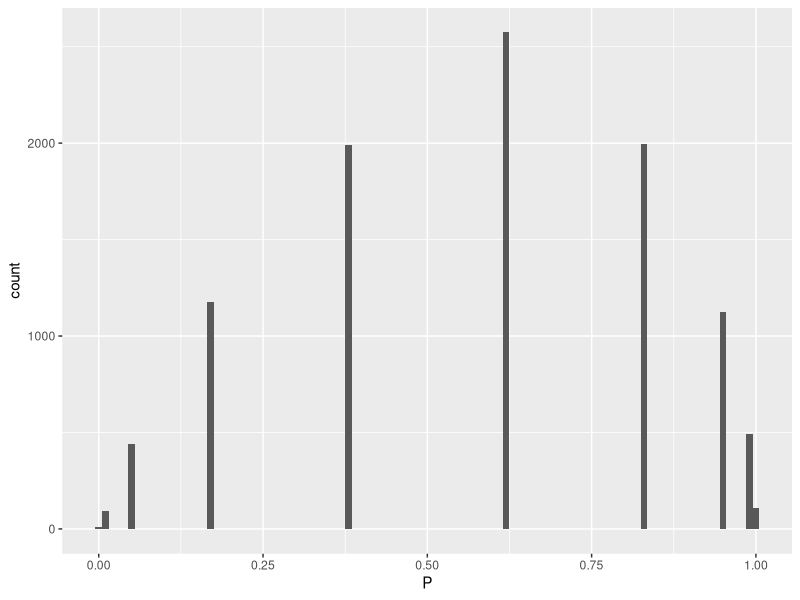
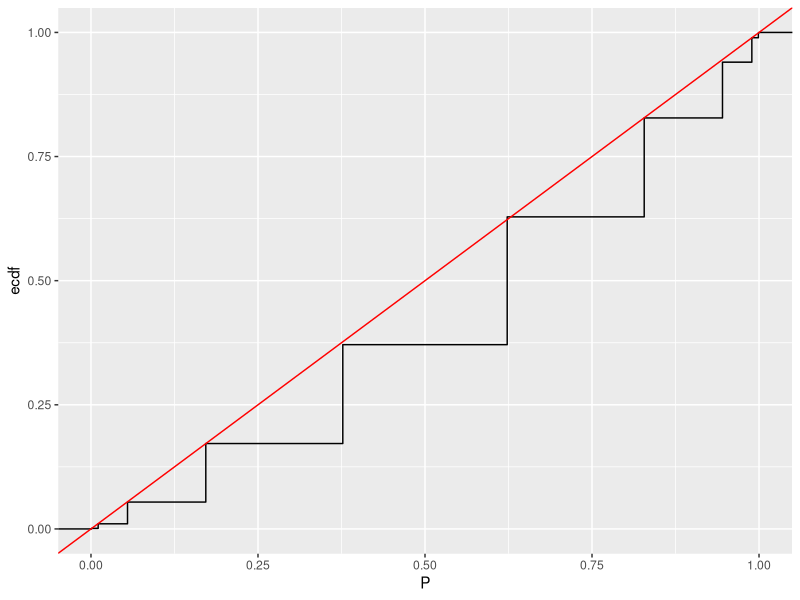
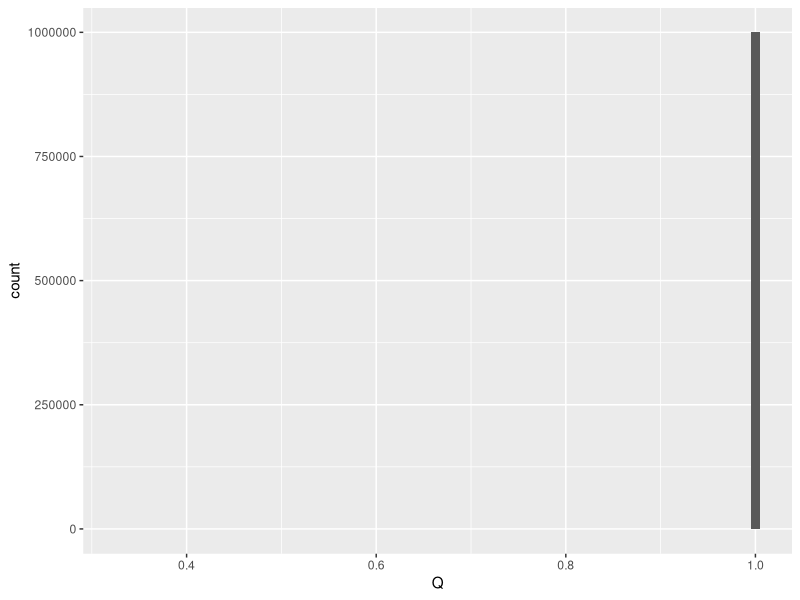
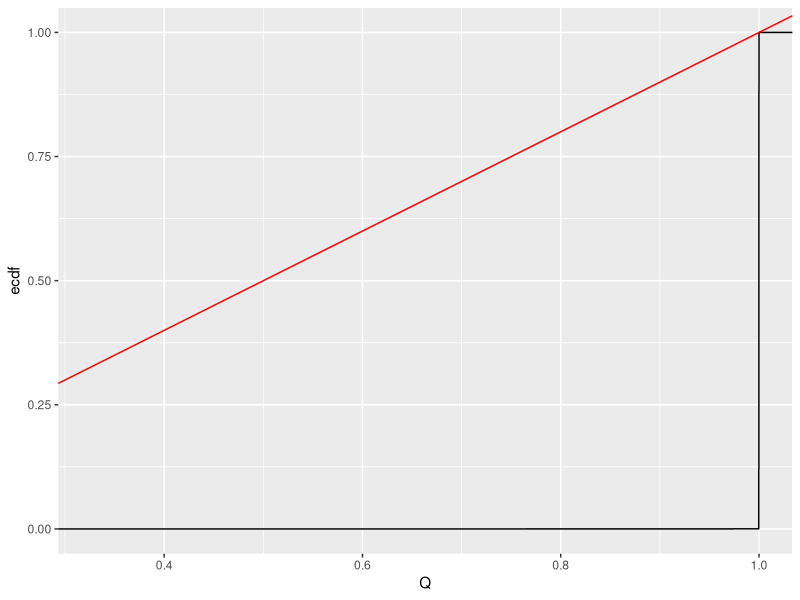
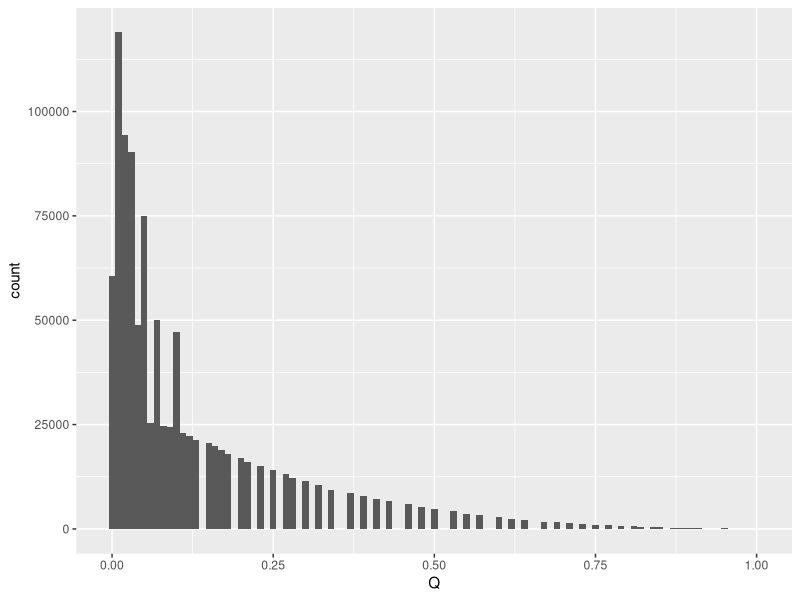
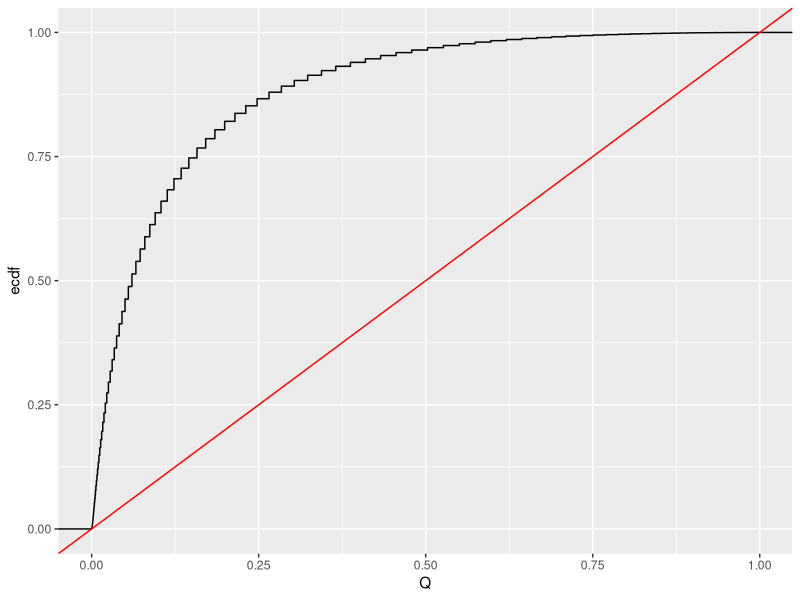
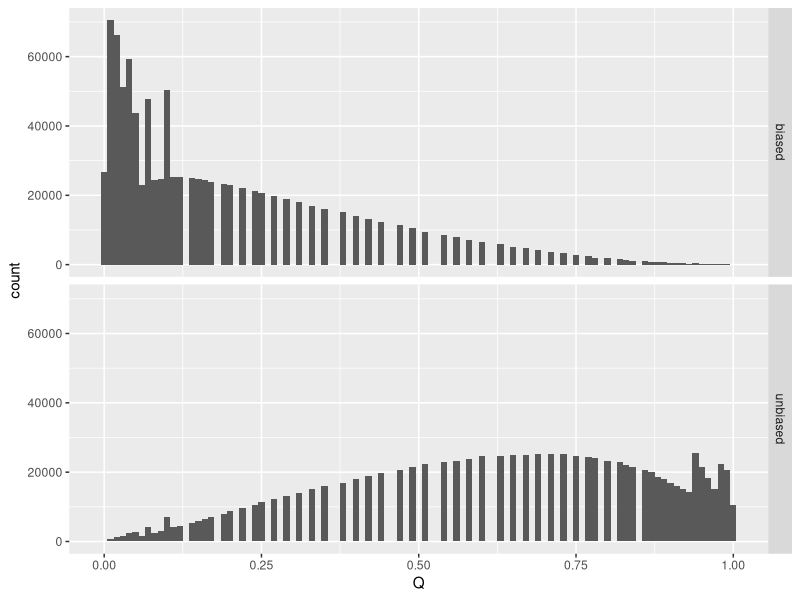
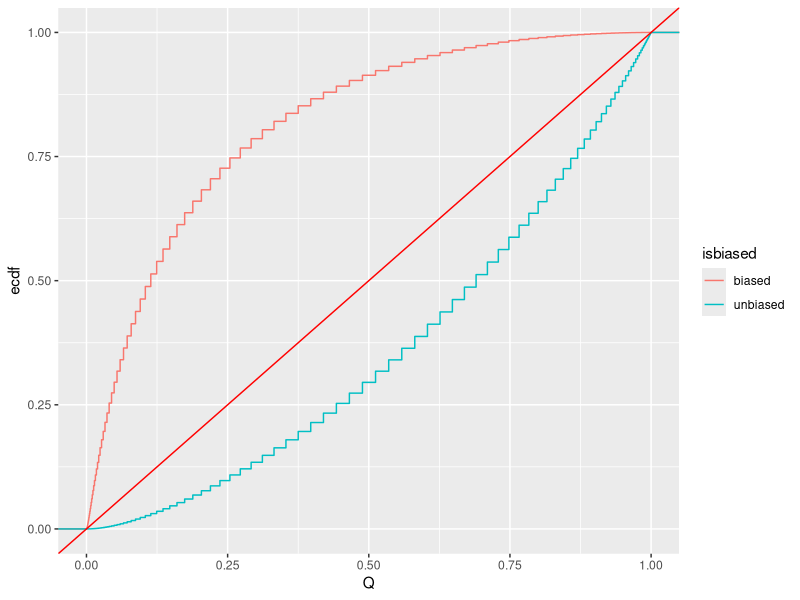

Here is the R script that generated these plots, in order:
## ---- chunk 1
knitr::opts_chunk$set(echo = TRUE)
## ---- chunk 2
library(ggplot2)
## ---- chunk 3
numFlips = 10;
numCoins = 10000;
# rbinom returns random numbers generated from the binomial distribution (e.g. coin flips), with the probability of heads=0.5
coinFlips = data.frame(heads = rbinom(numCoins, numFlips, prob = 0.5))
#pbinom returns the p-value of observing the given number of successes (e.g. heads) given however many trials (e.g. flips), and the null hypothesis probability of success (0.5 for unbiased)
coinFlips$P = pbinom(coinFlips$heads, numFlips, prob=0.5)
## ---- chunk 4
p =  ggplot(coinFlips, aes(x=P)) + geom_histogram(binwidth = 0.01) ; print(p)
## ---- chunk 5
p =  ggplot(coinFlips, aes(x=P)) + stat_ecdf() + geom_abline(slope=1, intercept = 0, colour="red"); print(p)

## ---- chunk 6
numFlips = 1000;
numCoins = 1000000;
coinFlips = data.frame(heads = rbinom(numCoins, numFlips, 0.5))
coinFlips$P = pbinom(coinFlips$heads, numFlips, prob=0.5)
## ---- chunk 7
min(coinFlips$P)
## ---- chunk 8
numFlips = 1000;
numCoins = 1000000;
coinFlipsUnbiased = data.frame(heads = rbinom(numCoins, numFlips, 0.5))
coinFlipsUnbiased$P = pbinom(coinFlipsUnbiased$heads, numFlips, prob=0.5)
coinFlipsUnbiased$Q = p.adjust(coinFlipsUnbiased$P, method="BH")
coinFlipsUnbiased$isbiased="unbiased"

#Coin flips for a biased coin

coinFlipsBiased = data.frame(heads = rbinom(numCoins, numFlips, 0.47))
coinFlipsBiased$P = pbinom(coinFlipsBiased$heads, numFlips, prob=0.5)
coinFlipsBiased$Q = p.adjust(coinFlipsBiased$P, method="BH")
coinFlipsBiased$isbiased="biased"

coinFlipsBoth =rbind(coinFlipsUnbiased,coinFlipsBiased)
coinFlipsBoth$Q = p.adjust(coinFlipsBoth$P, method="BH") # correcting P-values together with B-H FDR correction

## ---- chunk 9
p =  ggplot(coinFlipsUnbiased, aes(x=Q)) + geom_histogram(binwidth = 0.01) ; print(p)
## ---- chunk 10
p =  ggplot(coinFlipsUnbiased, aes(x=Q)) + stat_ecdf() + geom_abline(slope=1, intercept = 0, colour="red"); print(p)

## ---- chunk 11
p =  ggplot(coinFlipsBiased, aes(x=Q)) + geom_histogram(binwidth = 0.01) ; print(p)
## ---- chunk 12
p =  ggplot(coinFlipsBiased, aes(x=Q)) + stat_ecdf() + geom_abline(slope=1, intercept = 0, colour="red"); print(p)

## ---- chunk 13
p =  ggplot(coinFlipsBoth, aes(x=Q)) + geom_histogram(binwidth = 0.01) + facet_grid(isbiased ~ .) ; print(p)
## ---- chunk 14
p =  ggplot(coinFlipsBoth, aes(x=Q, colour=isbiased)) + stat_ecdf() + geom_abline(slope=1, intercept = 0, colour="red"); print(p)

